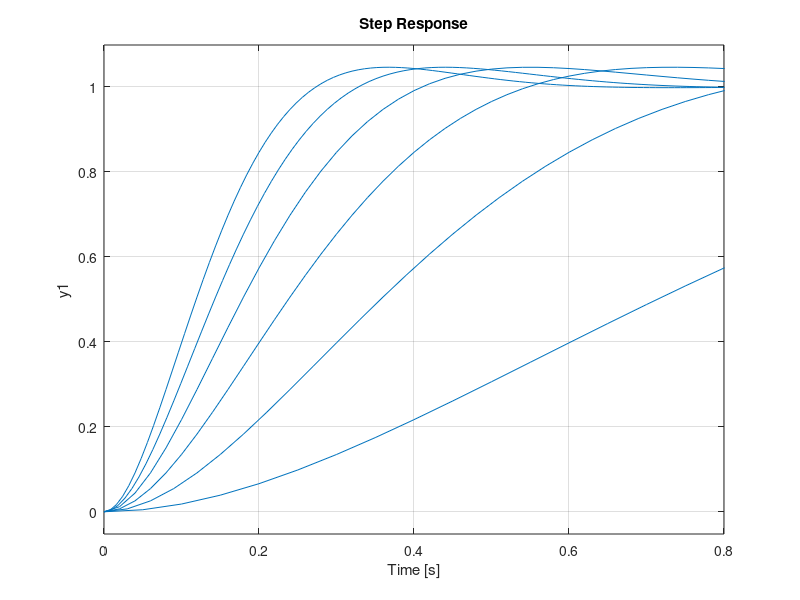

Reproduce this figure in MATLAB.
figure(1);
for wn = 2:2:12
    num = wn*wn;
    den = [1,1.4*wn,wn*wn];
    sys = tf(num,den);
    step(sys);
    hold on
end
